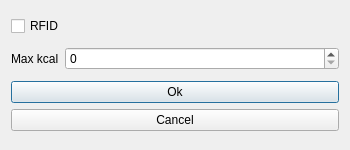
<?xml version="1.0" encoding="UTF-8"?>
<ui version="4.0">
 <class>Settings</class>
 <widget class="QDialog" name="Settings">
  <property name="geometry">
   <rect>
    <x>0</x>
    <y>0</y>
    <width>350</width>
    <height>150</height>
   </rect>
  </property>
  <property name="minimumSize">
   <size>
    <width>350</width>
    <height>150</height>
   </size>
  </property>
  <property name="maximumSize">
   <size>
    <width>420</width>
    <height>200</height>
   </size>
  </property>
  <property name="windowTitle">
   <string>Dialog</string>
  </property>
  <layout class="QGridLayout" name="gridLayout">
   <item row="0" column="0" colspan="2">
    <widget class="QCheckBox" name="rfidCheckBox">
     <property name="text">
      <string>RFID</string>
     </property>
     <property name="checked">
      <bool>false</bool>
     </property>
     <property name="tristate">
      <bool>false</bool>
     </property>
    </widget>
   </item>
   <item row="1" column="0">
    <widget class="QLabel" name="labelKcal">
     <property name="sizePolicy">
      <sizepolicy hsizetype="Preferred" vsizetype="Preferred">
       <horstretch>0</horstretch>
       <verstretch>0</verstretch>
      </sizepolicy>
     </property>
     <property name="text">
      <string>Max kcal</string>
     </property>
    </widget>
   </item>
   <item row="2" column="0" colspan="2">
    <layout class="QVBoxLayout" name="verticalLayout" stretch="0,0">
     <property name="spacing">
      <number>6</number>
     </property>
     <property name="sizeConstraint">
      <enum>QLayout::SetDefaultConstraint</enum>
     </property>
     <property name="rightMargin">
      <number>0</number>
     </property>
     <property name="bottomMargin">
      <number>0</number>
     </property>
     <item>
      <widget class="QPushButton" name="okButton">
       <property name="text">
        <string>Ok</string>
       </property>
      </widget>
     </item>
     <item>
      <widget class="QPushButton" name="cancelButton">
       <property name="text">
        <string>Cancel</string>
       </property>
      </widget>
     </item>
    </layout>
   </item>
   <item row="1" column="1">
    <widget class="QSpinBox" name="kcalSpinBox">
     <property name="sizePolicy">
      <sizepolicy hsizetype="Expanding" vsizetype="Fixed">
       <horstretch>0</horstretch>
       <verstretch>0</verstretch>
      </sizepolicy>
     </property>
     <property name="maximum">
      <number>99999</number>
     </property>
    </widget>
   </item>
  </layout>
 </widget>
 <resources/>
 <connections>
  <connection>
   <sender>cancelButton</sender>
   <signal>clicked()</signal>
   <receiver>Settings</receiver>
   <slot>close()</slot>
   <hints>
    <hint type="sourcelabel">
     <x>202</x>
     <y>122</y>
    </hint>
    <hint type="destinationlabel">
     <x>238</x>
     <y>100</y>
    </hint>
   </hints>
  </connection>
 </connections>
</ui>
